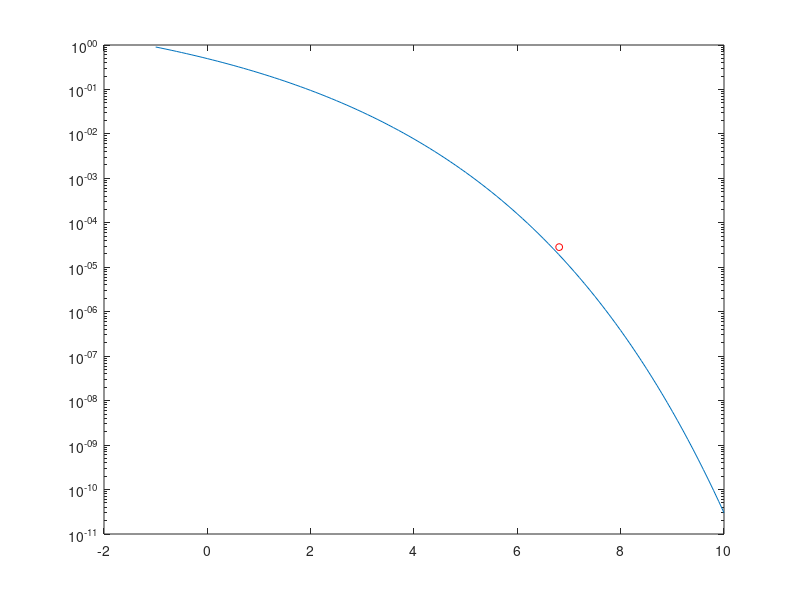

The MATLAB source for this figure:
dmin_spect = 5;
figure;
snr = -1:0.1:10;
union_bound = zeros(1, length(snr));
idx = 1;
n = 11*13;
for isnr_db = -1:0.1:10
    isnr = 10^(isnr_db/10);
    union_bound(idx) = 3 * 13 * qfunc(sqrt(5*isnr));
    idx = idx + 1;
end

semilogy(snr, union_bound);
hold on;
plot(6.81,2.84*10^(-5),'o','color','r', 'MarkerSize', 5)
